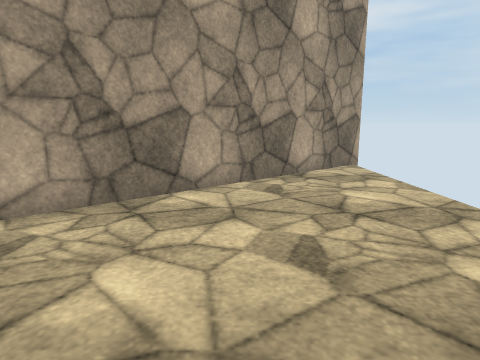
View 1 (above)

16 first-person views from a walk through a scene from a Unity 3-D project. The camera is 1.2 m above the floor, tilts 10° down and sees 75° across. The floor is counted in squares, 1 m on a side. Each view is taken from the middle of a square. On the plan, view 1 faces up. The plan holds only what a view shows up to about 13 squares ahead; the rest is blank. The place goes on beyond the plan. Some animated figures are not drawn. Surface patterns are stand-ins for the level's own textures.

View 2
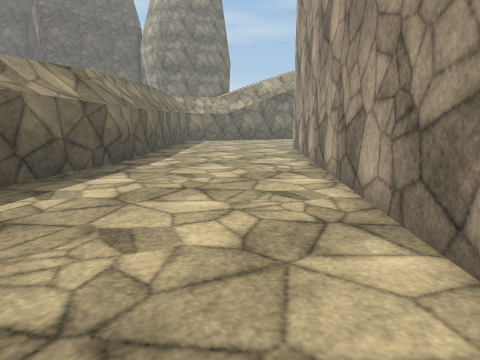

View 3
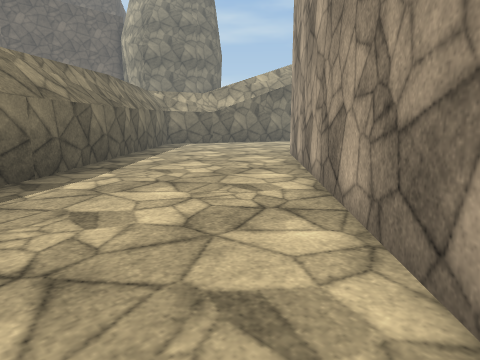

View 4
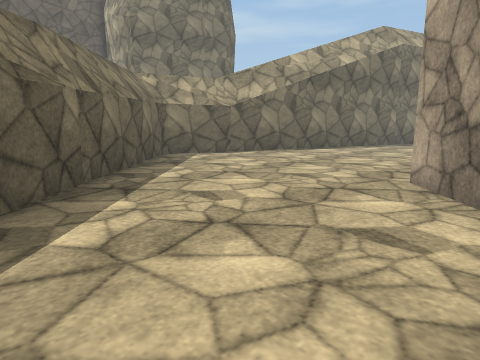

View 5
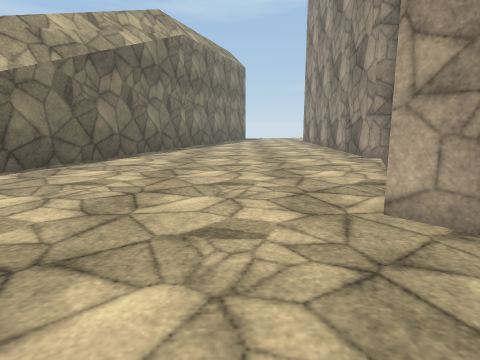

View 6
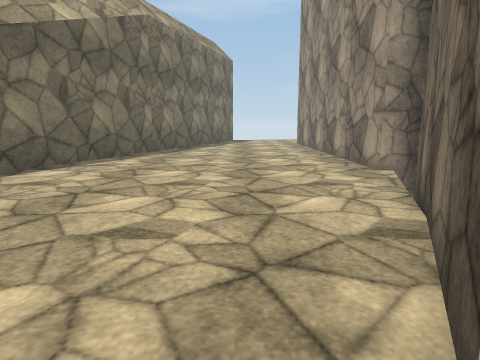

View 7
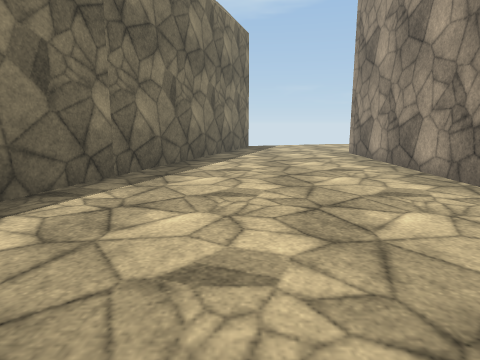

View 8
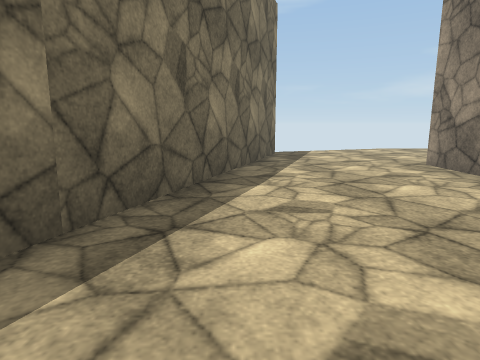

View 9
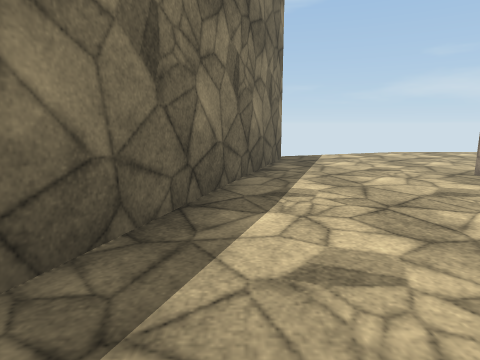

View 10
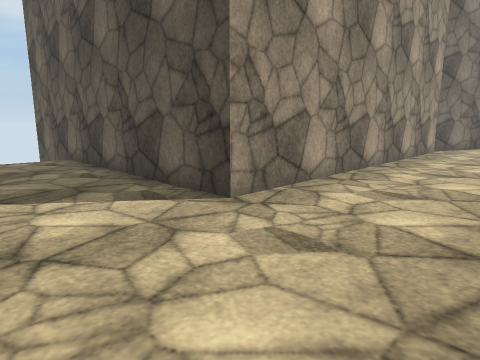

View 11
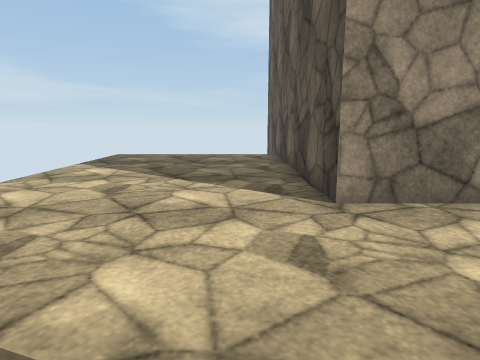

View 12
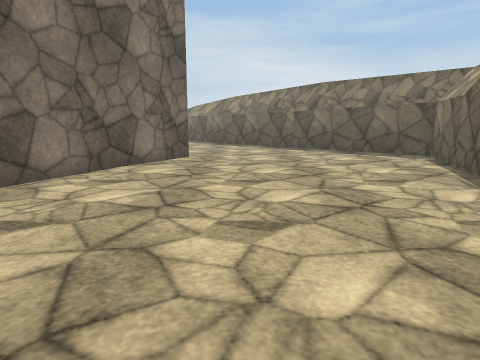

View 13
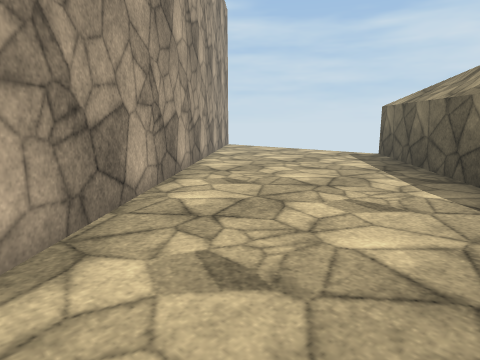

View 14
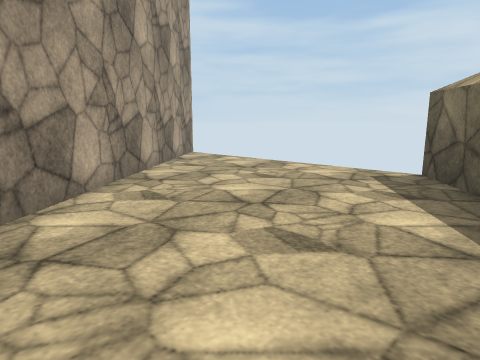

View 15
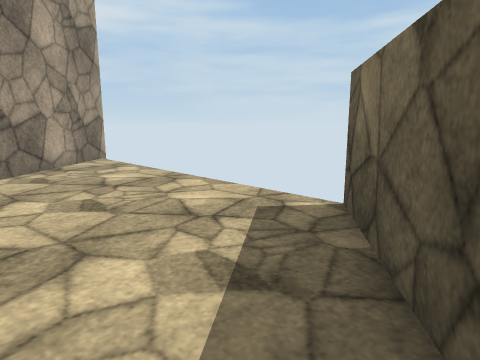

View 16
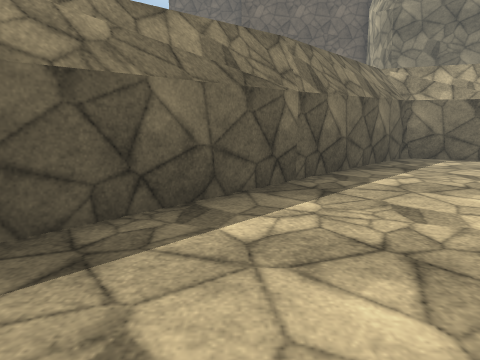

### Floor plan
Points are (right, up) in squares from view 1. A wall is a line through its corners. A room is listed if a view was taken in it or the views show most of it. See-through windows are left out.
Room 1 (views 1, 2, 3, 4, 5, 6, 7, 8, 9, 10, 11, 12, 13, 14, 15, 16)
walls: (-19.3, -1.3) (-31.5, -1.3) (-31.5, 8); (-15.7, -12.1) (-11.8, -13.4) (-2.6, -4.2); (-2.7, -4.2) (3.5, 0.3); (-35.3, -5.5) (-15, -12.6); (3.5, 9.5) (-12.1, -4.1) (-19.5, -0.2)

Where each view was taken, in squares from view 1:
view 1: 0 up, 0 right, facing up
view 2: 6 up, 2 right, facing down-left
view 3: 4 up, 1 left, facing down-left
view 4: 2 down, 5 left, facing down-left
view 5: 6 down, 8 left, facing left
view 6: 5 down, 11 left, facing left
view 7: 6 down, 18 left, facing left
view 8: 7 down, 22 left, facing left
view 9: 7 down, 24 left, facing left
view 10: 5 down, 35 left, facing up-right
view 11: 6 down, 33 left, facing up
view 12: 6 down, 24 left, facing right
view 13: 5 down, 10 left, facing up-right
view 14: 2 down, 5 left, facing up-right
view 15: 2 down, 1 left, facing up-right
view 16: 2 down, 6 left, facing down
